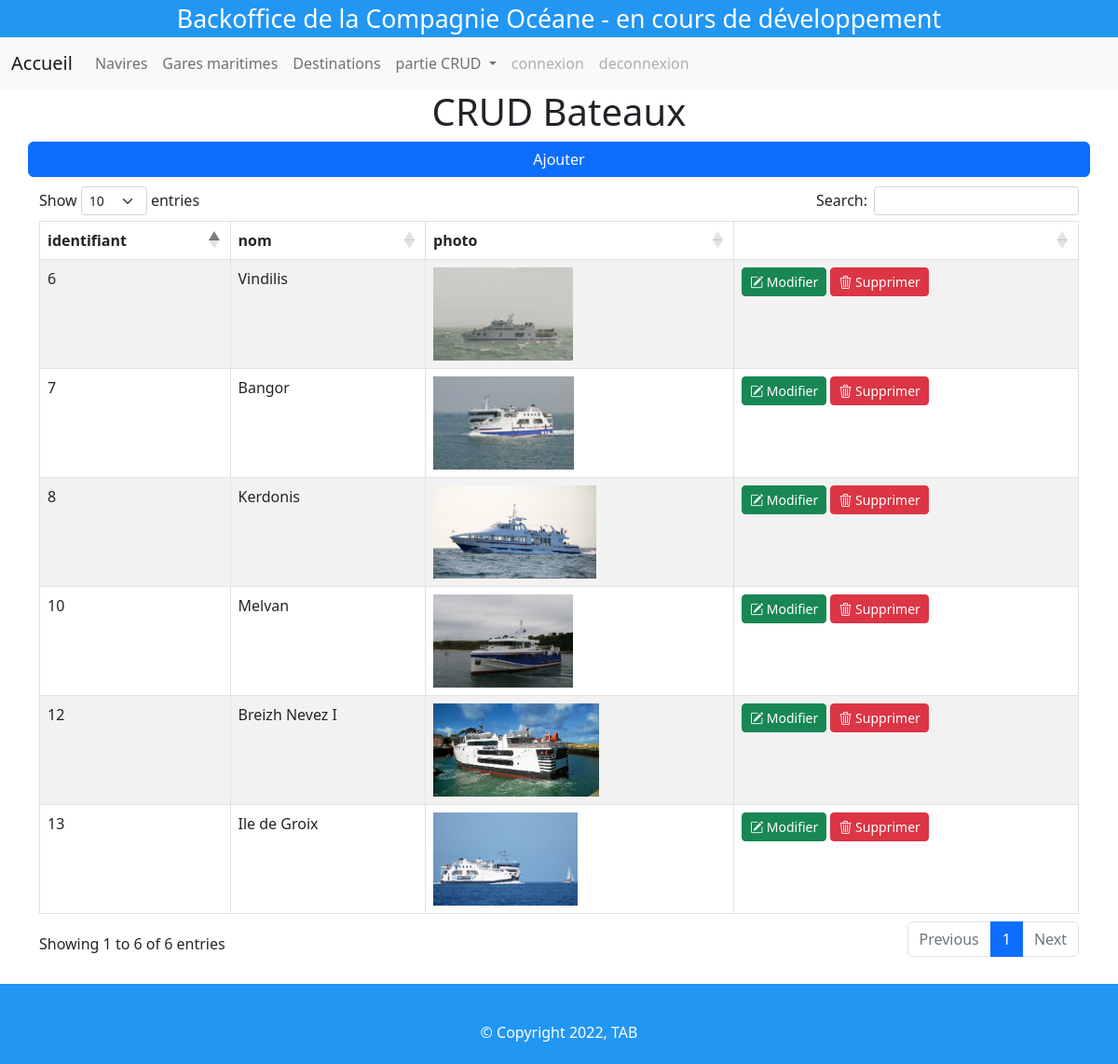
/site/index.php?action=modifieBateau, run on the app's committed database.
### tables this page shows
CREATE TABLE `bateau` (
  `id` tinyint(3) unsigned NOT NULL,
  `nom` varchar(100) NOT NULL,
  `photo` varchar(100) DEFAULT NULL,
  `description` text DEFAULT NULL,
  `longueur` float DEFAULT NULL,
  `largeur` float DEFAULT NULL,
  `vitesse_croisiere` float DEFAULT NULL,
  `niveauPMR` int(11) NOT NULL DEFAULT 1,
  PRIMARY KEY (`id`),
  KEY `niveauAccessibilite` (`niveauPMR`),
  CONSTRAINT `bateau_ibfk_1` FOREIGN KEY (`niveauPMR`) REFERENCES `niveau_accessibilite` (`idNiveau`)
);

### site/pages/crudBateau.php (shortened to what this page needs)
<h1 class="page-header text-center">CRUD Bateaux</h1>
	<div class="row">
		<button type="button" class="btn btn-primary" data-bs-toggle="modal" data-bs-target="#addnew">
			Ajouter
		</button>
		<div class="height10">
		</div>
	</div>
	<div class="row">
		<table id="myTable" class="table table-bordered table-striped">
			<thead>
				<th>identifiant</th>
				<th>nom</th>
				<th>photo</th>
				<th></th>
			</thead>
			<tbody>
				<?php
					include_once('BDD/connectBdd.php');
					$SQL = "SELECT * FROM bateau";
					$stmt = $connexion->prepare($SQL);
					$stmt->execute(array());
					$lesBateaux = $stmt->fetchAll();
					foreach ($lesBateaux as $row){
						?>
						<tr>
							<td><?= $row['id'] ?></td>
							<td><?= $row['nom'] ?></td>
							<td><img height='100px' src='images/bateaux/<?= $row['photo'] ?>'></td>
							<td>
								<button type="button" class="btn btn-success btn-sm" data-bs-toggle="modal" data-bs-target="#edit_<?= $row['id'] ?>">
									<i class="bi bi-pencil-square"></i> Modifier
								</button>
								<button type="button" class="btn btn-danger btn-sm" data-bs-toggle="modal" data-bs-target="#delete_<?= $row['id'] ?>">
									<i class="bi bi-trash3"></i> Supprimer
								</button>
							</td>
						</tr>
						<?php
					}
				?>
			</tbody>
		</table>
	</div>

### site/css/style.css (style rules this page uses)
body { margin-bottom: 60px; }
.height10 { height:10px !important; }

### data on the page
bateau: id "6", nom "Vindilis", photo (picture)
bateau: id "7", nom "Bangor", photo (picture)
bateau: id "8", nom "Kerdonis", photo (picture)
bateau: id "10", nom "Melvan", photo (picture)
bateau: id "12", nom "Breizh Nevez I", photo (picture)
bateau: id "13", nom "Ile de Groix", photo (picture)
